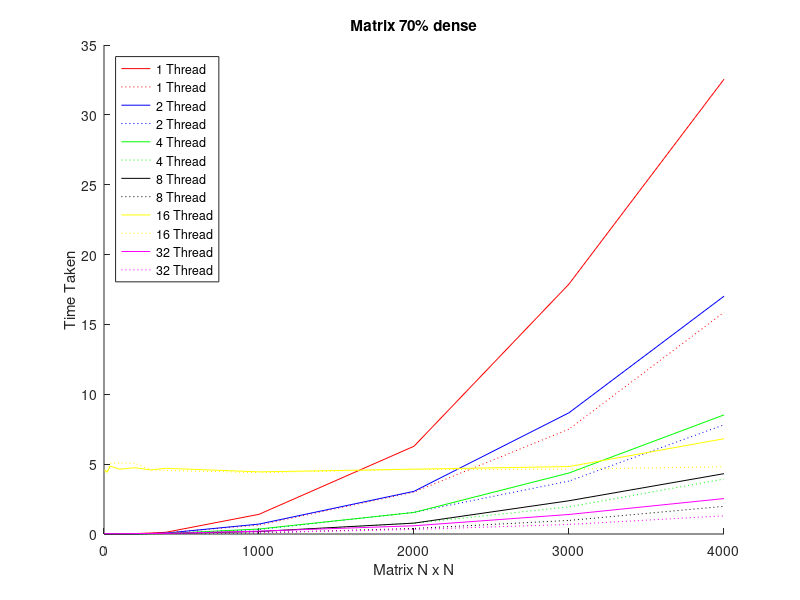
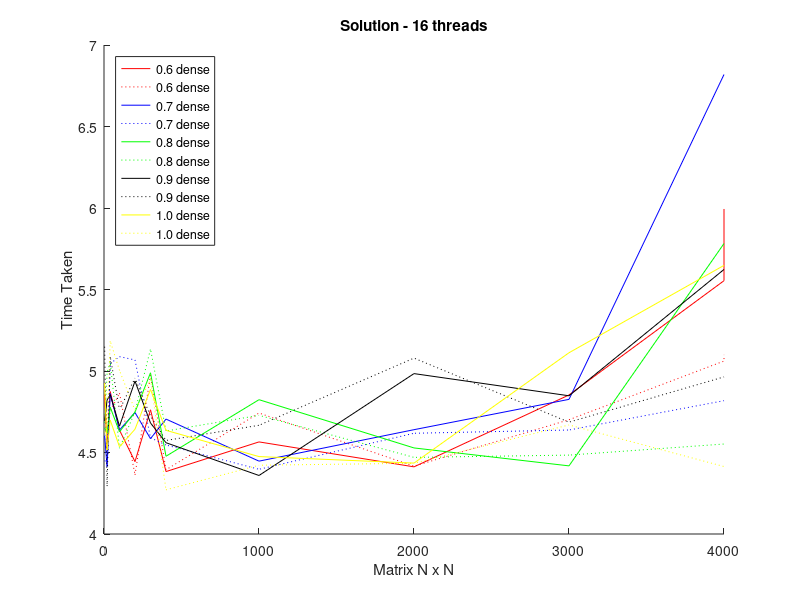

Source code (MATLAB) for these figures, in order:
% size iterations density threads err time err time
data = [[4  200 0.6 1 0.07229 7.5e-05 -nan  8e-05],
[4  200 0.7 1 0.06651 7.4e-05 -nan  8.1e-05],
[4  200 0.8 1 0.07969 7.4e-05 -nan  8.1e-05],
[4  200 0.9 1 0.08314 7.4e-05 -nan  8e-05],
[4  200 1 1 0.1609  7.5e-05 -nan  8.1e-05],
[4  200 0.6 2 0.07229 0.000512  -nan  0.000471],
[4  200 0.7 2 0.06651 0.000499  -nan  0.000472],
[4  200 0.8 2 0.07969 0.000508  -nan  0.000454],
[4  200 0.9 2 0.08314 0.000538  -nan  0.000476],
[4  200 1 2 0.1609  0.000553  -nan  0.000478],
[4  200 0.6 4 0.07229 0.000632  -nan  0.000599],
[4  200 0.7 4 0.06651 0.000633  -nan  0.000556],
[4  200 0.8 4 0.07969 0.000641  -nan  0.000551],
[4  200 0.9 4 0.08314 0.000634  -nan  0.000626],
[4  200 1 4 0.1609  0.000654  -nan  0.000567],
[4  200 0.6 8 0.07229 0.000886  -nan  0.000825],
[4  200 0.7 8 0.06651 0.0009  -nan  0.000817],
[4  200 0.8 8 0.07969 0.000947  -nan  0.000883],
[4  200 0.9 8 0.08314 0.000882  -nan  0.000816],
[4  200 1 8 0.1609  0.000895  -nan  0.000817],
[4  200 0.6 16  0.07229 4.855 -nan  4.906],
[4  200 0.7 16  0.06651 4.603 -nan  4.447],
[4  200 0.8 16  0.07969 4.652 -nan  4.683],
[4  200 0.9 16  0.08314 4.694 -nan  5.149],
[4  200 1 16  0.1609  4.926 -nan  4.624],
[4  200 0.6 32  0.07229 0.02165 -nan  0.01889],
[4  200 0.7 32  0.06651 0.02242 -nan  0.02124],
[4  200 0.8 32  0.07969 0.0225  -nan  0.01965],
[4  200 0.9 32  0.08314 0.0225  -nan  0.02174],
[4  200 1 32  0.1609  0.02398 -nan  0.01932],
[20 200 0.6 1 0.01324 0.000383  -nan  0.000399],
[20 200 0.7 1 0.01585 0.000381  -nan  0.000385],
[20 200 0.8 1 0.01853 0.000381  -nan  0.000391],
[20 200 0.9 1 0.02122 0.000378  -nan  0.000387],
[20 200 1 1 0.02292 0.000381  -nan  0.000396],
[20 200 0.6 2 0.01324 0.001142  -nan  0.001167],
[20 200 0.7 2 0.01585 0.00132 -nan  0.000898],
[20 200 0.8 2 0.01853 0.00123 -nan  0.000999],
[20 200 0.9 2 0.02122 0.001302  -nan  0.000962],
[20 200 1 2 0.02292 0.001237  -nan  0.000967],
[20 200 0.6 4 0.01324 0.001399  -nan  0.001092],
[20 200 0.7 4 0.01585 0.001402  -nan  0.001351],
[20 200 0.8 4 0.01853 0.001501  -nan  0.00159],
[20 200 0.9 4 0.02122 0.001414  -nan  0.001524],
[20 200 1 4 0.02292 0.001586  -nan  0.00154],
[20 200 0.6 8 0.01324 0.001875  -nan  0.001884],
[20 200 0.7 8 0.01585 0.001719  -nan  0.001777],
[20 200 0.8 8 0.01853 0.001774  -nan  0.001709],
[20 200 0.9 8 0.02122 0.002014  -nan  0.001891],
[20 200 1 8 0.02292 0.001811  -nan  0.001839],
[20 200 0.6 16  0.01324 4.521 -nan  4.639],
[20 200 0.7 16  0.01585 4.413 -nan  4.454],
[20 200 0.8 16  0.01853 4.619 -nan  4.988],
[20 200 0.9 16  0.02122 4.822 -nan  4.294],
[20 200 1 16  0.02292 4.515 -nan  4.636],
[20 200 0.6 32  0.01324 0.02285 -nan  0.02108],
[20 200 0.7 32  0.01585 0.02199 -nan  0.02203],
[20 200 0.8 32  0.01853 0.0224  -nan  0.02279],
[20 200 0.9 32  0.02122 0.02118 -nan  0.01917],
[20 200 1 32  0.02292 0.02338 -nan  0.02068],
[40 200 0.6 1 0.01083 0.001303  -nan  0.001179],
[40 200 0.7 1 0.0114  0.001311  -nan  0.001175],
[40 200 0.8 1 0.01042 0.001302  -nan  0.001175],
[40 200 0.9 1 0.01034 0.001308  -nan  0.001176],
[40 200 1 1 0.01155 0.001306  -nan  0.001192],
[40 200 0.6 2 0.01083 0.002319  -nan  0.001472],
[40 200 0.7 2 0.0114  0.002324  -nan  0.001481],
[40 200 0.8 2 0.01042 0.002336  -nan  0.001455],
[40 200 0.9 2 0.01034 0.002361  -nan  0.001454],
[40 200 1 2 0.01155 0.002302  -nan  0.001518],
[40 200 0.6 4 0.01083 0.002431  -nan  0.001552],
[40 200 0.7 4 0.0114  0.002406  -nan  0.001602],
[40 200 0.8 4 0.01042 0.002421  -nan  0.001577],
[40 200 0.9 4 0.01034 0.002489  -nan  0.00145],
[40 200 1 4 0.01155 0.002433  -nan  0.001614],
[40 200 0.6 8 0.01083 0.002869  -nan  0.001633],
[40 200 0.7 8 0.0114  0.002859  -nan  0.001647],
[40 200 0.8 8 0.01042 0.0029  -nan  0.001714],
[40 200 0.9 8 0.01034 0.002833  -nan  0.001757],
[40 200 1 8 0.01155 0.00288 -nan  0.001726],
[40 200 0.6 16  0.01083 4.874 -nan  4.754],
[40 200 0.7 16  0.0114  4.861 -nan  5.045],
[40 200 0.8 16  0.01042 4.778 -nan  5.055],
[40 200 0.9 16  0.01034 4.855 -nan  5.089],
[40 200 1 16  0.01155 4.699 -nan  5.185],
[40 200 0.6 32  0.01083 0.0228  -nan  0.02331],
[40 200 0.7 32  0.0114  0.02206 -nan  0.02211],
[40 200 0.8 32  0.01042 0.022 -nan  0.02132],
[40 200 0.9 32  0.01034 0.02279 -nan  0.02236],
[40 200 1 32  0.01155 0.02349 -nan  0.02067],
[100  200 0.6 1 0.003602  0.007484  -nan  0.006299],
[100  200 0.7 1 0.003372  0.007421  -nan  0.006315],
[100  200 0.8 1 0.003623  0.007434  -nan  0.006305],
[100  200 0.9 1 0.004197  0.007514  -nan  0.006316],
[100  200 1 1 0.004364  0.007443  -nan  0.006259],
[100  200 0.6 2 0.003602  0.004547  -nan  0.004022],
[100  200 0.7 2 0.003372  0.004561  -nan  0.003856],
[100  200 0.8 2 0.003623  0.004551  -nan  0.003957],
[100  200 0.9 2 0.004197  0.004568  -nan  0.004039],
[100  200 1 2 0.004364  0.004562  -nan  0.004057],
[100  200 0.6 4 0.003602  0.003421  -nan  0.00295],
[100  200 0.7 4 0.003372  0.003528  -nan  0.002773],
[100  200 0.8 4 0.003623  0.003397  -nan  0.002558],
[100  200 0.9 4 0.004197  0.003553  -nan  0.002561],
[100  200 1 4 0.004364  0.003655  -nan  0.002966],
[100  200 0.6 8 0.003602  0.003048  -nan  0.002273],
[100  200 0.7 8 0.003372  0.003167  -nan  0.002768],
[100  200 0.8 8 0.003623  0.003056  -nan  0.002401],
[100  200 0.9 8 0.004197  0.003141  -nan  0.002626],
[100  200 1 8 0.004364  0.003204  -nan  0.002621],
[100  200 0.6 16  0.003602  4.637 -nan  4.864],
[100  200 0.7 16  0.003372  4.638 -nan  5.088],
[100  200 0.8 16  0.003623  4.627 -nan  4.526],
[100  200 0.9 16  0.004197  4.662 -nan  4.762],
[100  200 1 16  0.004364  4.535 -nan  5.003],
[100  200 0.6 32  0.003602  0.02053 -nan  0.0233],
[100  200 0.7 32  0.003372  0.02096 -nan  0.01951],
[100  200 0.8 32  0.003623  0.02225 -nan  0.02117],
[100  200 0.9 32  0.004197  0.02285 -nan  0.02269],
[100  200 1 32  0.004364  0.0209  -nan  0.02039],
[200  200 0.6 1 0.002087  0.02891 -nan  0.02392],
[200  200 0.7 1 0.002005  0.02885 -nan  0.02381],
[200  200 0.8 1 0.00211 0.02907 -nan  0.02427],
[200  200 0.9 1 0.002212  0.02889 -nan  0.02393],
[200  200 1 1 0.002215  0.02898 -nan  0.02423],
[200  200 0.6 2 0.002087  0.01548 -nan  0.01283],
[200  200 0.7 2 0.002005  0.01546 -nan  0.01284],
[200  200 0.8 2 0.00211 0.01549 -nan  0.01285],
[200  200 0.9 2 0.002212  0.01548 -nan  0.01291],
[200  200 1 2 0.002215  0.01542 -nan  0.0128],
[200  200 0.6 4 0.002087  0.009992  -nan  0.008571],
[200  200 0.7 4 0.002005  0.008888  -nan  0.007561],
[200  200 0.8 4 0.00211 0.009703  -nan  0.008077],
[200  200 0.9 4 0.002212  0.009237  -nan  0.007519],
[200  200 1 4 0.002215  0.009501  -nan  0.00899],
[200  200 0.6 8 0.002087  0.009013  -nan  0.007646],
[200  200 0.7 8 0.002005  0.009369  -nan  0.008468],
[200  200 0.8 8 0.00211 0.009166  -nan  0.008498],
[200  200 0.9 8 0.002212  0.009024  -nan  0.00852],
[200  200 1 8 0.002215  0.008929  -nan  0.008225],
[200  200 0.6 16  0.002087  4.444 -nan  4.363],
[200  200 0.7 16  0.002005  4.745 -nan  5.068],
[200  200 0.8 16  0.00211 4.748 -nan  4.75],
[200  200 0.9 16  0.002212  4.938 -nan  4.956],
[200  200 1 16  0.002215  4.643 -nan  4.759],
[200  200 0.6 32  0.002087  0.03288 -nan  0.02607],
[200  200 0.7 32  0.002005  0.02847 -nan  0.02754],
[200  200 0.8 32  0.00211 0.02837 -nan  0.02475],
[200  200 0.9 32  0.002212  0.0277  -nan  0.02493],
[200  200 1 32  0.002215  0.02858 -nan  0.02701],
[300  200 0.6 1 0.001251  0.06933 -nan  0.05497],
[300  200 0.7 1 0.001345  0.0694  -nan  0.05509],
[300  200 0.8 1 0.001408  0.06917 -nan  0.05468],
[300  200 0.9 1 0.00147 0.06914 -nan  0.05502],
[300  200 1 1 0.001625  0.06911 -nan  0.05504],
[300  200 0.6 2 0.001251  0.03518 -nan  0.02998],
[300  200 0.7 2 0.001345  0.03515 -nan  0.02924],
[300  200 0.8 2 0.001408  0.03517 -nan  0.02986],
[300  200 0.9 2 0.00147 0.03501 -nan  0.03022],
[300  200 1 2 0.001625  0.03499 -nan  0.02966],
[300  200 0.6 4 0.001251  0.02499 -nan  0.02236],
[300  200 0.7 4 0.001345  0.02489 -nan  0.0221],
[300  200 0.8 4 0.001408  0.0246  -nan  0.02114],
[300  200 0.9 4 0.00147 0.02453 -nan  0.02274],
[300  200 1 4 0.001625  0.02534 -nan  0.02127],
[300  200 0.6 8 0.001251  0.02463 -nan  0.02397],
[300  200 0.7 8 0.001345  0.02491 -nan  0.02209],
[300  200 0.8 8 0.001408  0.0252  -nan  0.02259],
[300  200 0.9 8 0.00147 0.02467 -nan  0.02346],
[300  200 1 8 0.001625  0.02514 -nan  0.02221],
[300  200 0.6 16  0.001251  4.762 -nan  4.975],
[300  200 0.7 16  0.001345  4.585 -nan  4.59],
[300  200 0.8 16  0.001408  4.989 -nan  5.135],
[300  200 0.9 16  0.00147 4.681 -nan  4.724],
[300  200 1 16  0.001625  4.887 -nan  4.947],
[300  200 0.6 32  0.001251  0.03887 -nan  0.03486],
[300  200 0.7 32  0.001345  0.03915 -nan  0.03433],
[300  200 0.8 32  0.001408  0.03628 -nan  0.03446],
[300  200 0.9 32  0.00147 0.03718 -nan  0.03456],
[300  200 1 32  0.001625  0.03873 -nan  0.03451],
[400  200 0.6 1 0.0008838 0.1243  -nan  0.09919],
[400  200 0.7 1 0.000969  0.1247  -nan  0.09925],
[400  200 0.8 1 0.001036  0.1243  -nan  0.09873],
[400  200 0.9 1 0.001059  0.1247  -nan  0.0994],
[400  200 1 1 0.001239  0.1244  -nan  0.09905],
[400  200 0.6 2 0.0008838 0.06385 -nan  0.05205],
[400  200 0.7 2 0.000969  0.06406 -nan  0.05532],
[400  200 0.8 2 0.001036  0.06392 -nan  0.05294],
[400  200 0.9 2 0.001059  0.0639  -nan  0.0535],
[400  200 1 2 0.001239  0.06388 -nan  0.05291],
[400  200 0.6 4 0.0008838 0.0361  -nan  0.03445],
[400  200 0.7 4 0.000969  0.03603 -nan  0.03461],
[400  200 0.8 4 0.001036  0.0361  -nan  0.0344],
[400  200 0.9 4 0.001059  0.03603 -nan  0.03395],
[400  200 1 4 0.001239  0.03611 -nan  0.03418],
[400  200 0.6 8 0.0008838 0.0319  -nan  0.03213],
[400  200 0.7 8 0.000969  0.03229 -nan  0.03102],
[400  200 0.8 8 0.001036  0.03173 -nan  0.03099],
[400  200 0.9 8 0.001059  0.03196 -nan  0.02976],
[400  200 1 8 0.001239  0.03217 -nan  0.03156],
[400  200 0.6 16  0.0008838 4.383 -nan  4.394],
[400  200 0.7 16  0.000969  4.705 -nan  4.546],
[400  200 0.8 16  0.001036  4.477 -nan  4.632],
[400  200 0.9 16  0.001059  4.56  -nan  4.574],
[400  200 1 16  0.001239  4.636 -nan  4.271],
[400  200 0.6 32  0.0008838 0.0426  -nan  0.03948],
[400  200 0.7 32  0.000969  0.04449 -nan  0.04163],
[400  200 0.8 32  0.001036  0.04251 -nan  0.04141],
[400  200 0.9 32  0.001059  0.04232 -nan  0.04133],
[400  200 1 32  0.001239  0.04437 -nan  0.04121],
[1000 200 0.6 1 0.0003661 1.41  -nan  0.6399],
[1000 200 0.7 1 0.0003977 1.409 -nan  0.6395],
[1000 200 0.8 1 0.0004102 1.411 -nan  0.6397],
[1000 200 0.9 1 0.0004277 1.411 -nan  0.6397],
[1000 200 1 1 0.0004714 1.409 -nan  0.6398],
[1000 200 0.6 2 0.0003661 0.7092  -nan  0.322],
[1000 200 0.7 2 0.0003977 0.7099  -nan  0.3219],
[1000 200 0.8 2 0.0004102 0.7093  -nan  0.322],
[1000 200 0.9 2 0.0004277 0.711 -nan  0.322],
[1000 200 1 2 0.0004714 0.7098  -nan  0.322],
[1000 200 0.6 4 0.0003661 0.3556  -nan  0.1615],
[1000 200 0.7 4 0.0003977 0.3559  -nan  0.1616],
[1000 200 0.8 4 0.0004102 0.3558  -nan  0.1617],
[1000 200 0.9 4 0.0004277 0.3559  -nan  0.1615],
[1000 200 1 4 0.0004714 0.3559  -nan  0.1616],
[1000 200 0.6 8 0.0003661 0.1792  -nan  0.08127],
[1000 200 0.7 8 0.0003977 0.1793  -nan  0.08135],
[1000 200 0.8 8 0.0004102 0.1793  -nan  0.08132],
[1000 200 0.9 8 0.0004277 0.1791  -nan  0.08131],
[1000 200 1 8 0.0004714 0.1793  -nan  0.08117],
[1000 200 0.6 16  0.0003661 4.565 -nan  4.742],
[1000 200 0.7 16  0.0003977 4.447 -nan  4.397],
[1000 200 0.8 16  0.0004102 4.824 -nan  4.728],
[1000 200 0.9 16  0.0004277 4.359 -nan  4.667],
[1000 200 1 16  0.0004714 4.475 -nan  4.422],
[1000 200 0.6 32  0.0003661 0.1807  -nan  0.1053],
[1000 200 0.7 32  0.0003977 0.205 -nan  0.1038],
[1000 200 0.8 32  0.0004102 0.1972  -nan  0.1094],
[1000 200 0.9 32  0.0004277 0.1916  -nan  0.1061],
[1000 200 1 32  0.0004714 0.1936  -nan  0.109],
[2000 200 0.6 1 0.0001825 6.275 -nan  2.991],
[2000 200 0.7 1 0.0002033 6.281 -nan  3.003],
[2000 200 0.8 1 0.0002121 6.255 -nan  3.034],
[2000 200 0.9 1 0.0002227 6.285 -nan  3.032],
[2000 200 1 1 0.0002348 6.248 -nan  2.995],
[2000 200 0.6 2 0.0001825 3.088 -nan  1.523],
[2000 200 0.7 2 0.0002033 3.055 -nan  1.551],
[2000 200 0.8 2 0.0002121 3.047 -nan  1.528],
[2000 200 0.9 2 0.0002227 3.074 -nan  1.515],
[2000 200 1 2 0.0002348 3.038 -nan  1.494],
[2000 200 0.6 4 0.0001825 1.532 -nan  0.7634],
[2000 200 0.7 4 0.0002033 1.543 -nan  0.7725],
[2000 200 0.8 4 0.0002121 1.545 -nan  0.772],
[2000 200 0.9 4 0.0002227 1.527 -nan  0.7657],
[2000 200 1 4 0.0002348 1.541 -nan  0.7733],
[2000 200 0.6 8 0.0001825 0.7748  -nan  0.3992],
[2000 200 0.7 8 0.0002033 0.7792  -nan  0.3975],
[2000 200 0.8 8 0.0002121 0.7747  -nan  0.3918],
[2000 200 0.9 8 0.0002227 0.7707  -nan  0.384],
[2000 200 1 8 0.0002348 0.7733  -nan  0.3897],
[2000 200 0.6 16  0.0001825 4.412 -nan  4.416],
[2000 200 0.7 16  0.0002033 4.64  -nan  4.618],
[2000 200 0.8 16  0.0002121 4.528 -nan  4.47],
[2000 200 0.9 16  0.0002227 4.984 -nan  5.079],
[2000 200 1 16  0.0002348 4.435 -nan  4.434],
[2000 200 0.6 32  0.0001825 0.583 -nan  0.3214],
[2000 200 0.7 32  0.0002033 0.5889  -nan  0.3254],
[2000 200 0.8 32  0.0002121 0.594 -nan  0.3305],
[2000 200 0.9 32  0.0002227 0.5689  -nan  0.3237],
[2000 200 1 32  0.0002348 0.5825  -nan  0.332],
[3000 200 0.6 1 0.0001212 17.81 -nan  7.555],
[3000 200 0.7 1 0.0001345 17.89 -nan  7.508],
[3000 200 0.8 1 0.0001387 17.89 -nan  7.65],
[3000 200 0.9 1 0.000148  17.91 -nan  7.57],
[3000 200 1 1 0.0001584 18.04 -nan  7.654],
[3000 200 0.6 2 0.0001212 8.693 -nan  3.851],
[3000 200 0.7 2 0.0001345 8.678 -nan  3.788],
[3000 200 0.8 2 0.0001387 8.718 -nan  3.835],
[3000 200 0.9 2 0.000148  8.68  -nan  3.799],
[3000 200 1 2 0.0001584 8.627 -nan  3.794],
[3000 200 0.6 4 0.0001212 4.426 -nan  1.967],
[3000 200 0.7 4 0.0001345 4.367 -nan  1.94],
[3000 200 0.8 4 0.0001387 4.383 -nan  1.952],
[3000 200 0.9 4 0.000148  4.429 -nan  1.946],
[3000 200 1 4 0.0001584 4.395 -nan  1.953],
[3000 200 0.6 8 0.0001212 2.325 -nan  0.9794],
[3000 200 0.7 8 0.0001345 2.38  -nan  0.9718],
[3000 200 0.8 8 0.0001387 2.33  -nan  0.981],
[3000 200 0.9 8 0.000148  2.351 -nan  0.9648],
[3000 200 1 8 0.0001584 2.366 -nan  0.9942],
[3000 200 0.6 16  0.0001212 4.853 -nan  4.701],
[3000 200 0.7 16  0.0001345 4.826 -nan  4.638],
[3000 200 0.8 16  0.0001387 4.418 -nan  4.484],
[3000 200 0.9 16  0.000148  4.848 -nan  4.686],
[3000 200 1 16  0.0001584 5.112 -nan  4.669],
[3000 200 0.6 32  0.0001212 1.337 -nan  0.7268],
[3000 200 0.7 32  0.0001345 1.398 -nan  0.6868],
[3000 200 0.8 32  0.0001387 1.356 -nan  0.5785],
[3000 200 0.9 32  0.000148  1.404 -nan  0.68],
[3000 200 1 32  0.0001584 1.344 -nan  0.6941],
[4000 200 0.6 1 9.203e-05 32.5  -nan  16.01],
[4000 200 0.7 1 9.856e-05 32.55 -nan  15.87],
[4000 200 0.8 1 0.0001061 32.5  -nan  15.85],
[4000 200 0.9 1 0.0001141 32.5  -nan  15.88],
[4000 200 1 1 0.0001185 32.47 -nan  15.87],
[4000 200 0.6 2 9.203e-05 17.02 -nan  7.835],
[4000 200 0.7 2 9.856e-05 17.02 -nan  7.817],
[4000 200 0.8 2 0.0001061 16.82 -nan  7.727],
[4000 200 0.9 2 0.0001141 17.4  -nan  7.816],
[4000 200 1 2 0.0001185 17.01 -nan  7.772],
[4000 200 0.6 4 9.203e-05 8.621 -nan  3.94],
[4000 200 0.7 4 9.856e-05 8.525 -nan  3.935],
[4000 200 0.8 4 0.0001061 8.545 -nan  3.902],
[4000 200 0.9 4 0.0001141 8.518 -nan  3.904],
[4000 200 1 4 0.0001185 8.539 -nan  3.983],
[4000 200 0.6 8 9.203e-05 4.311 -nan  2.007],
[4000 200 0.7 8 9.856e-05 4.318 -nan  1.98],
[4000 200 0.8 8 0.0001061 4.309 -nan  1.979],
[4000 200 0.9 8 0.0001141 4.295 -nan  1.966],
[4000 200 1 8 0.0001185 4.345 -nan  1.964],
[4000 200 0.6 16  9.203e-05 5.554 -nan  5.061],
[4000  200 0.6 16  9.203e-05 5.994 -nan  5.099],
[4000  200 0.7 16  9.856e-05 6.819 -nan  4.818],
[4000  200 0.8 16  0.0001061 5.782 -nan  4.552],
[4000  200 0.9 16  0.0001141 5.623 -nan  4.964],
[4000  200 1 16  0.0001185 5.648 -nan  4.414],
[4000  200 0.6 32  9.203e-05 2.488 -nan  1.328],
[4000  200 0.7 32  9.856e-05 2.536 -nan  1.298],
[4000  200 0.8 32  0.0001061 2.625 -nan  1.325],
[4000  200 0.9 32  0.0001141 2.602 -nan  1.288],
[4000  200 1 32  0.0001185 2.595 -nan  1.236]];

% fixed density (0.7)
rd = (data(:,3) == 0.7);
colors = ['r' 'b' 'g' 'k' 'y' 'm'];
threads = [1 2 4 8 16 32];

figure;
hold on;
for i=1:length(threads)
  rdx = (data(:, 4) == threads(i)) & rd;
  y = data(rdx, 1); % matrix size
  z1 = data(rdx, 6); % time taken
  z2 = data(rdx, 8); % time taken
  plot(y, z1, colors(i), y, z2, [':' colors(i)]);
end
hold off;
legend('1 Thread','1 Thread','2 Thread','2 Thread','4 Thread','4 Thread','8 Thread','8 Thread','16 Thread','16 Thread','32 Thread','32 Thread','Location','NorthWest');
xlabel('Matrix N x N');
ylabel('Time Taken');
title('Matrix 70% dense');

% Fixed Threads (4) vary density
rd = (data(:,4) == 16);
density = 0.6:0.1:1.0;

figure;
hold on;
for i=1:length(density)
  rdx = (data(:, 3) == density(i)) & rd;
  y = data(rdx, 1); % matrix size
  z1 = data(rdx, 6); % time taken
  z2 = data(rdx, 8); % time taken
  plot(y, z1, colors(i), y, z2, [':' colors(i)]);
end
hold off;
legend('0.6 dense','0.6 dense','0.7 dense','0.7 dense','0.8 dense','0.8 dense','0.9 dense','0.9 dense','1.0 dense','1.0 dense','Location','NorthWest');
xlabel('Matrix N x N');
ylabel('Time Taken');
title('Solution - 16 threads');
